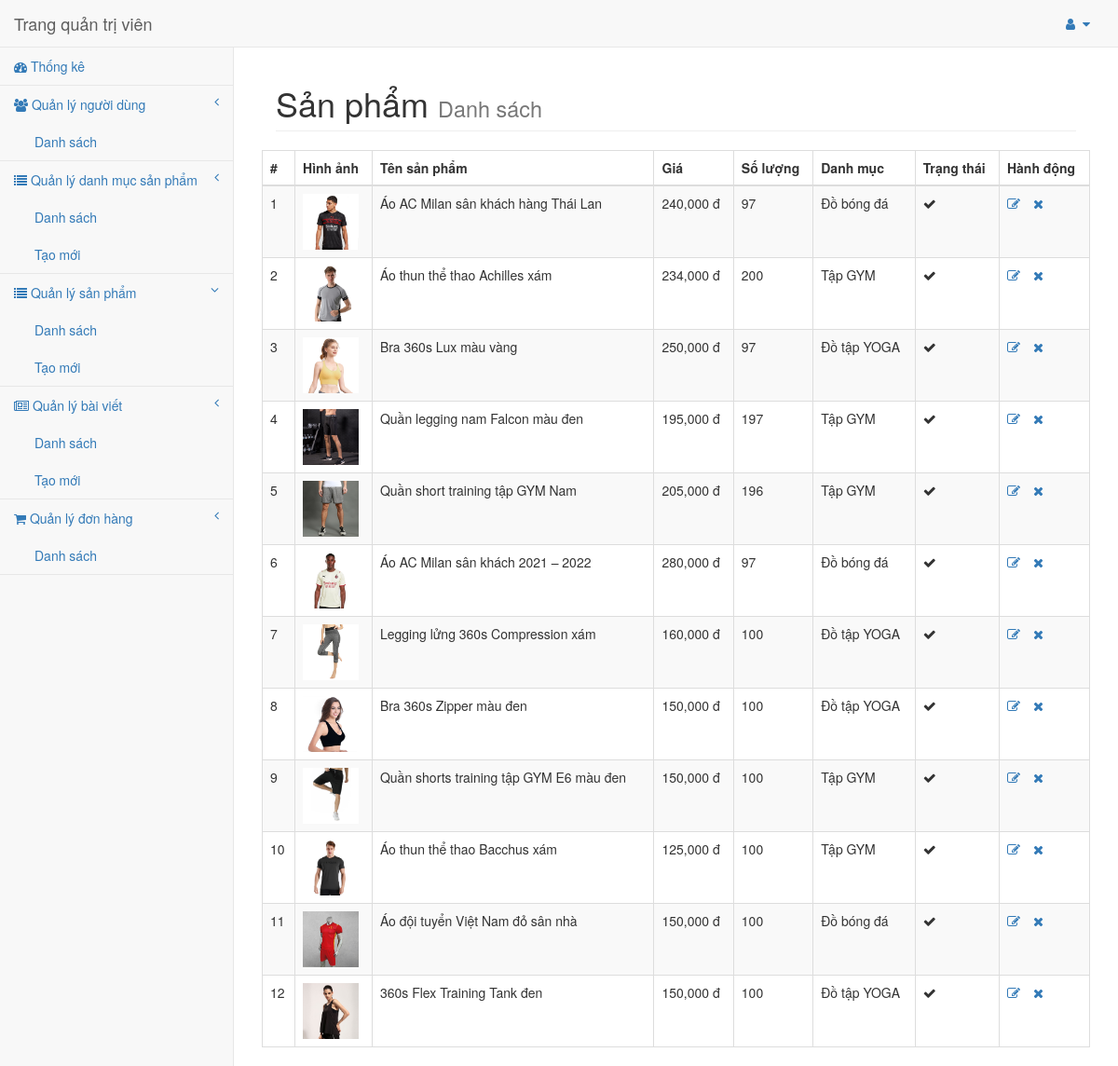
/?url=product (signed in), run on the app's committed database.
### tables this page shows
CREATE TABLE `products` (
  `id` int(11) NOT NULL,
  `category_id` int(11) NOT NULL,
  `name` varchar(255) NOT NULL,
  `price` int(11) NOT NULL,
  `qty` int(11) NOT NULL,
  `qty_buy` int(11) NOT NULL DEFAULT 0,
  `status` int(11) NOT NULL DEFAULT 1,
  `image` text DEFAULT NULL,
  `description` text DEFAULT NULL
);

CREATE TABLE `categories` (
  `id` int(11) NOT NULL,
  `name` varchar(50) NOT NULL,
  `status` int(11) DEFAULT 1
);

### mvc/views/index.php (called while the page is built)
<?php require_once "./mvc/views/pages/index.php" ?>
<?php require_once "./mvc/views/pages/header.php" ?>
<?php require_once "./mvc/views/pages/menu.php" ?>
<?php require_once "./mvc/views/pages/".$data["page"].".php" ?>
<?php require_once "./mvc/views/pages/footer.php" ?>

### mvc/core/Controller.php (called while the page is built, shortened)
<?php
class Controller
{
    public function view($view, $data=[])
    {
        require_once "./mvc/views/".$view.".php";
    }
}

### mvc/controllers/product.php (called while the page is built, shortened)
<?php
class Product extends Controller
{
    public function execute()
    {
        $this->view('index',
            [
                'page'          => 'product',
                'title'         => 'Quản lý sản phẩm',
                'products'      => $this->getListProduct()
            ]
        );
    }
    public function getListProduct()
    {
        $model = $this->model('ProductModel');
        return $model->getList();
    }
}

### mvc/core/App.php (called while the page is built, shortened)
<?php
class App{
    protected $action = "execute";
    function __construct(){
        $arr = $this->UrlProcess();
        if(!is_null($arr)) {
            if( file_exists("./mvc/controllers/".$arr[0].".php") ){
                unset($arr[0]);
            }
        }
        $this->controller = new $this->controller;
        $this->params = $arr?array_values($arr):[];
        call_user_func_array([$this->controller, $this->action], $this->params );
    }
    function UrlProcess(){
        if( isset($_GET["url"]) ){
            return explode("/", filter_var(trim($_GET["url"], "/")));
        }
    }
}
?>

### index.php (called while the page is built, shortened)
<?php
$myApp = new App();

### mvc/core/DB.php (called while the page is built, shortened)
<?php
class DB
{
    protected $servername = "localhost";
    protected $username = "root";
    protected $password = "";
    public function __construct()
    {
        $this->con = mysqli_connect($this->servername, $this->username, $this->password);
    }
}

### mvc/models/ProductModel.php (called while the page is built, shortened)
<?php
class ProductModel extends DB
{
    public function getList()
    {
        $sql = "SELECT main.*, l.name AS cate_name FROM {$this->getTableName()} AS main
        LEFT JOIN categories AS l ON main.category_id = l.id";
        $result = mysqli_query($this->con, $sql);
        $data = [];
        while ($row = mysqli_fetch_assoc($result)) {
            $data[] = $row;
        }
        return $data;
    }
    public function getTableName()
    {
        return self::TABLE_NAME;
    }
}

### mvc/views/pages/product.php (the view, shortened to what this page needs)
<div id="page-wrapper">
    <div class="container-fluid">
        <div class="row">
            <div class="col-lg-12">
                <h1 class="page-header">Sản phẩm
                    <small>Danh sách</small>
                </h1>
            </div>
            <table class="table table-striped table-bordered table-hover" id="dataTables-example">
                <thead>
                <tr align="center">
                    <th>#</th>
                    <th>Hình ảnh</th>
                    <th>Tên sản phẩm</th>
                    <th>Giá</th>
                    <th>Số lượng</th>
                    <th>Danh mục</th>
                    <th>Trạng thái</th>
                    <th>Hành động</th>
                </tr>
                </thead>
                <tbody>
                <?php $count = 1; foreach ($data['products'] as $product): ?>
                    <tr>
                        <td><?= $count ?></td>
                        <td><img src="./uploads/products/<?= $product['image'] ?>" width="60" ></td>
                        <td><?= $product['name']; ?></td>
                        <td><?= number_format($product['price'],-3,',',',') ?> đ</td>
                        <td><?= $product['qty']; ?></td>
                        <td><?= $product['cate_name']; ?></td>
                        <td>
                            <?php if($product['qty'] > 0): ?>
                                <i class="fa fa-check" aria-hidden="true"></i>
                            <?php else: ?>
                                <i class="fa fa-ban" aria-hidden="true"></i>
                            <?php endif; ?>
                        </td>
                        <td>
                            <a href="?url=product/edit/<?= $product['id'] ?>">
                                <i class="fa fa-pencil-square-o" aria-hidden="true"></i>
                            </a>
                            <a href="?url=product/delete/<?= $product['id']; ?>"
                               onclick="return confirm('Bạn chắc chắn muốn xóa sản phẩm này không?');"
                               style="margin:0 1rem;">
                                <i class="fa fa-times" aria-hidden="true"></i>
                            </a>
                        </td>
                    </tr>
                    <?php $count++; ?>
                <?php endforeach; ?>
                </tbody>
            </table>
        </div>
    </div>
</div>

### public/css/style.css (style rules this page uses)
:root { --input-padding-x: 1.5rem; --input-padding-y: .75rem; }
body { background-color: #f8f8f8; }
#page-wrapper { padding: 0 15px; min-height: 568px; background-color: #fff; }
@media (min-width:768px) { #page-wrapper { position: inherit; margin: 0 0 0 250px; padding: 0 30px; border-left: 1px solid #e7e7e7; } }

### data on the page
products: image (picture), name "Áo AC Milan sân khách hàng Thái Lan", price "240,000", qty "97", category.name "Đồ bóng đá"
products: image (picture), name "Áo thun thể thao Achilles xám", price "234,000", qty "200", category.name "Tập GYM"
products: image (picture), name "Bra 360s Lux màu vàng", price "250,000", qty "97", category.name "Đồ tập YOGA"
products: image (picture), name "Quần legging nam Falcon màu đen", price "195,000", qty "197", category.name "Tập GYM"
products: image (picture), name "Quần short training tập GYM Nam", price "205,000", qty "196", category.name "Tập GYM"
products: image (picture), name "Áo AC Milan sân khách 2021 – 2022", price "280,000", qty "97", category.name "Đồ bóng đá"
products: image (picture), name "Legging lửng 360s Compression xám", price "160,000", qty "100", category.name "Đồ tập YOGA"
products: image (picture), name "Bra 360s Zipper màu đen", price "150,000", qty "100", category.name "Đồ tập YOGA"
products: image (picture), name "Quần shorts training tập GYM E6 màu đen", price "150,000", qty "100", category.name "Tập GYM"
products: image (picture), name "Áo thun thể thao Bacchus xám", price "125,000", qty "100", category.name "Tập GYM"
products: image (picture), name "Áo đội tuyển Việt Nam đỏ sân nhà", price "150,000", qty "100", category.name "Đồ bóng đá"
products: image (picture), name "360s Flex Training Tank đen", price "150,000", qty "100", category.name "Đồ tập YOGA"
